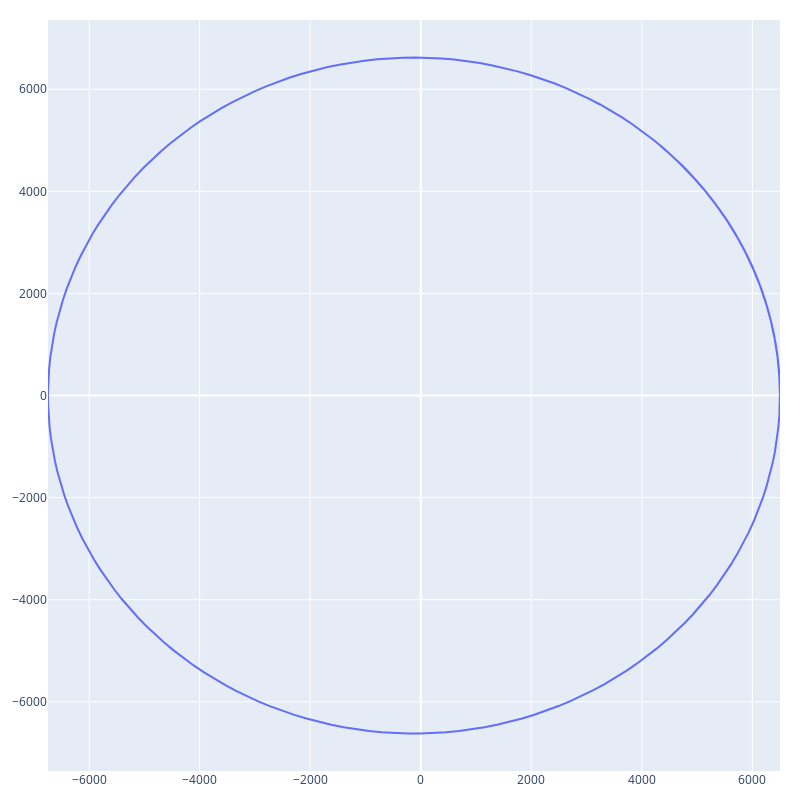

Notebook code for this chart:
### Code cell
#LEO
r0 = [6500, 0.0, 0.0];                                    # Initial Position (km)
v0 = (0, 7.90882662, 0.0);                              # Initial Velocity (km/s)
t0 = 0.0;                                                 # Initial Times (s)
tf = 1.2*5059.648765;                                     # Final Time (s)
# #MEO
# r0 = [9000.0, 0.0, 0.0];                                    # Initial Position (km)
# v0 = [0.0, 6.7419845635570, 1.806509319188210];             # Initial Velocity (km/s)
# t0 = 0.0;                                                   # Initial Times (s)
# tf = 10*9.952014050491189e+03;                              # Final Time (s)

#run APC code and save to textfile
APyC.Propagate(r0,v0,t0,tf)

#read data from textfile
output = np.loadtxt('output.txt')
ts = output[:,0]
Xs = output[:,1:4]
Vs = output[:,4:7]
H = output[:,7]


"""Plot topdown view"""
trace2d = go.Scatter(x=Xs[:,0],y=Xs[:,1],mode = 'lines')
fig2d = go.Figure(data=[trace2d])
fig2d.update_layout(
    #scene_aspectmode='data',
    showlegend=False,
    width = 800,
    height = 800,
    margin=dict(l=20, r=20, t=20, b=20))
fig2d.show()


# trace = go.Scatter3d(x=Xs[:,0],y=Xs[:,1],z=Xs[:,2],mode='lines',line=dict(color='red'))
# trace2 = plot_sphere(6378,res=30)
# fig = go.Figure(data=[trace, trace2])
# fig.update_coloraxes(showscale=False)
# fig.update_layout(
#     scene_aspectmode='data',
#     showlegend=False,
#     width = 800,
#     height = 800,
#     margin=dict(l=20, r=20, t=20, b=20)
# )
# fig.show()

### Figure 1 — Plotly figure (JSON) as saved in the notebook; plotly's stock layout.template omitted (floating-point values rounded to 4 significant figures; data arrays with more than 128 entries replaced by an {"elided": "..."} marker saying what was removed)
{"data": [{"mode": "lines", "type": "scatter", "x": {"elided": "203 float values"}, "y": {"elided": "203 float values"}}], "layout": {"height": 800, "margin": {"b": 20, "l": 20, "r": 20, "t": 20}, "showlegend": false, "width": 800}}
